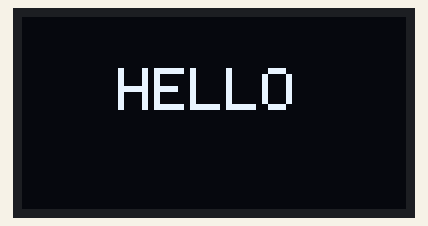
Bench run of a sketch on a simulated Arduino Uno, built with avr-gcc and run on an emulated ATmega328P. On the bench: 128×64 one-colour display.

Above: at 0.1 s.

The sketch:

IMU_OLED.ino
```cpp
// #include <LSM6DS3.h>
// #include <Wire.h>

//OLED
#include <Adafruit_GFX.h>
#include <Adafruit_SSD1306.h>

// #define CONVERT_G_TO_MS2 9.80665f

// const float accelerationThreshold = 2.5; // threshold of significant in G's
// const int numSamples = 155;

// int samplesRead = numSamples;

// LSM6DS3 myIMU(I2C_MODE, 0x6A);

// #define NUM_GESTURES (sizeof(GESTURES) / sizeof(GESTURES[0]))

//OLED
#define SCREEN_WIDTH 128 // OLED display width, in pixels
#define SCREEN_HEIGHT 64 // OLED display height, in pixels
//Declaration for an SSD1306 display connected to I2C (SDA, SCL pins)
#define OLED_RESET     -1 // Reset pin # (or -1 if sharing Arduino reset pin)
#define SCREEN_ADDRESS 0x3C ///< See datasheet for Address; 0x3D for 128x64, 0x3C for 128x32
Adafruit_SSD1306 display(SCREEN_WIDTH, SCREEN_HEIGHT, &Wire, OLED_RESET);


void setup() {
  Serial.begin(115200);
  while (!Serial && millis() < 5000) {}


  // Initialize IMU
  // if (myIMU.begin() != 0) {
  //   if (Serial) Serial.println("Device error");
  // } else {
  //   if (Serial) Serial.println("Device OK!");
  // }


  //OLED
  //SSD1306_SWITCHCAPVCC = generate display voltage from 3.3V internally
  if(!display.begin(SSD1306_SWITCHCAPVCC, SCREEN_ADDRESS)) {
   Serial.println(F("SSD1306 allocation failed"));
   for(;;); // Don't proceed, loop forever
  }
  //Clear the buffer
  display.clearDisplay();
  display.display();
}

void loop() {

  // float aX, aY, aZ, gX, gY, gZ;

  //OLED
  display.clearDisplay();
  display.setTextSize(2);
  display.setTextColor(WHITE);
  display.setCursor(32, 17);
  display.println("HELLO");
  display.display();
  delay(2000);

  // // wait for significant motion
  // while (samplesRead == numSamples) {
  //     // read the acceleration data
  //     aX = myIMU.readFloatAccelX() * CONVERT_G_TO_MS2;
  //     aY = myIMU.readFloatAccelY() * CONVERT_G_TO_MS2;
  //     aZ = myIMU.readFloatAccelZ() * CONVERT_G_TO_MS2;

  //     // sum up the absolutes
  //     float aSum = fabs(aX) + fabs(aY) + fabs(aZ);

  //     // check if it's above the threshold
  //     if (aSum >= accelerationThreshold) {
  //       // reset the sample read count
  //       samplesRead = 0;
  //       break;
  //     }
  // }

  // check if the all the required samples have been read since the last time the significant motion was detected
  // while (samplesRead < numSamples) {
  //   // check if new acceleration AND gyroscope data is available and read the acceleration and gyroscope data
  //     aX = myIMU.readFloatAccelX() * CONVERT_G_TO_MS2;
  //     aY = myIMU.readFloatAccelY() * CONVERT_G_TO_MS2;
  //     aZ = myIMU.readFloatAccelZ() * CONVERT_G_TO_MS2;
  //     gX = myIMU.readFloatGyroX();
  //     gY = myIMU.readFloatGyroY();
  //     gZ = myIMU.readFloatGyroZ();

  //     samplesRead++;

  //     display.clearDisplay();
  //     display.setTextSize(2);
  //     display.setTextColor(WHITE);
  //     display.setCursor(32, 17);
  //     display.println(aX);
  //     display.display();
  //     delay(1000);


  // }
}
```
